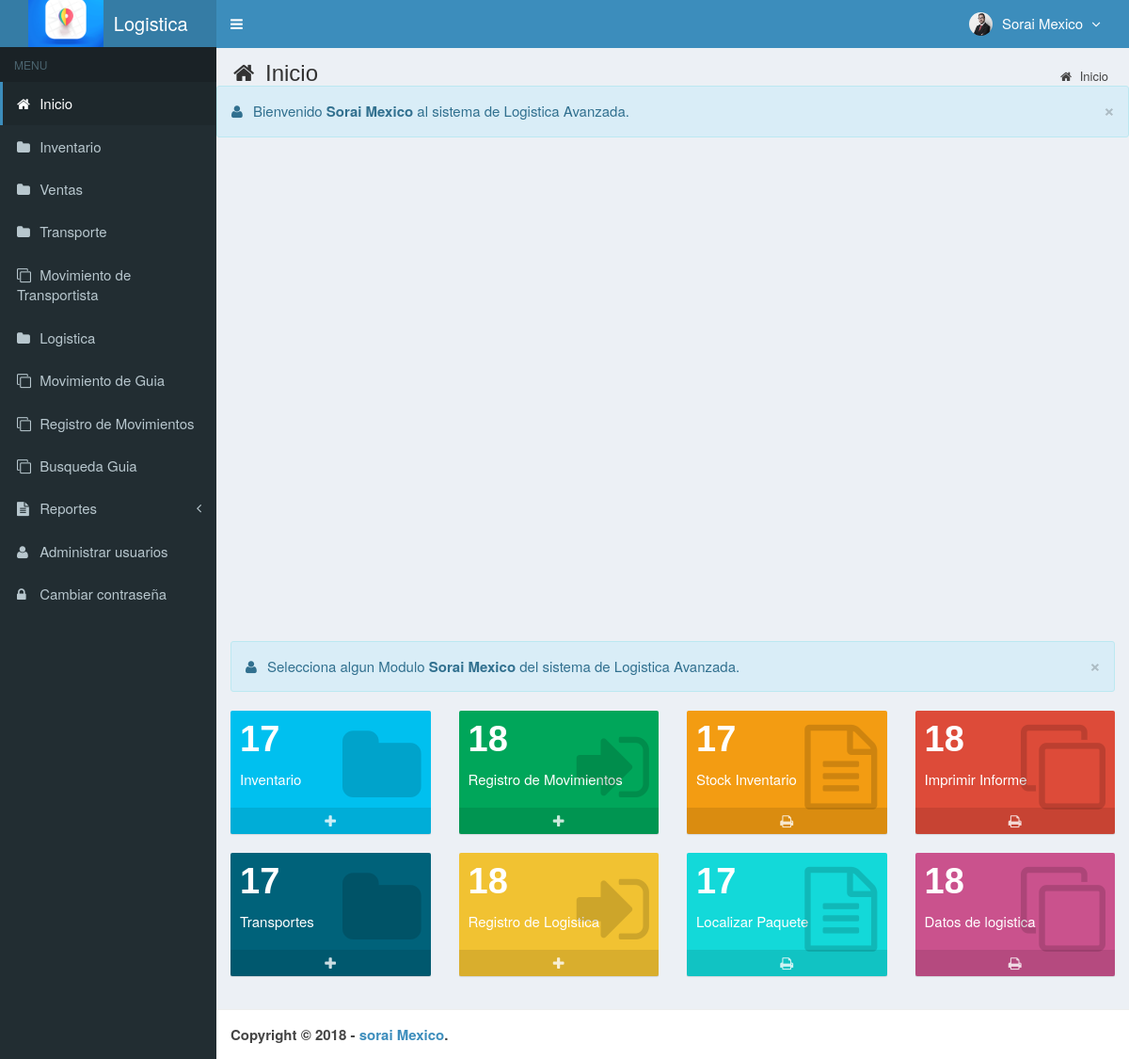
/main.php?module=start (signed in), run on the app's committed database.
### tables this page shows
CREATE TABLE `usuarios` (
  `id_user` int(3) NOT NULL,
  `username` varchar(50) NOT NULL,
  `name_user` varchar(50) NOT NULL,
  `password` varchar(50) NOT NULL,
  `email` varchar(50) DEFAULT NULL,
  `telefono` varchar(13) DEFAULT NULL,
  `foto` varchar(100) DEFAULT NULL,
  `permisos_acceso` enum('Super Admin','Gerente','Almacenista','Visitante') NOT NULL,
  `status` enum('activo','bloqueado') NOT NULL DEFAULT 'activo',
  `created_at` timestamp NOT NULL DEFAULT CURRENT_TIMESTAMP,
  `updated_at` timestamp NOT NULL DEFAULT CURRENT_TIMESTAMP ON UPDATE CURRENT_TIMESTAMP
);

### top-menu.php (the view, shortened to what this page needs)
<?php
require_once "config/database.php";
$query = mysqli_query($mysqli, "SELECT id_user, name_user, foto, permisos_acceso FROM usuarios WHERE id_user='$_SESSION[id_user]'")
                                or die('error: '.mysqli_error($mysqli));
$data = mysqli_fetch_assoc($query);
?>
<li class="dropdown user user-menu">
  <a href="#" class="dropdown-toggle" data-toggle="dropdown">
  <?php
  if ($data['foto']=="") { ?>
    <img src="images/user/user-default.png" class="user-image" alt="User Image"/>
  <?php
  }
  else { ?>
    <img src="images/user/<?php echo $data['foto']; ?>" class="user-image" alt="User Image"/>
  <?php
  }
  ?>
    <span class="hidden-xs"><?php echo $data['name_user']; ?> <i style="margin-left:5px" class="fa fa-angle-down"></i></span>
  </a>
</li>

### assets/css/style.css (style rules this page uses)
body { background-color: #fff; color: #333; font-size: 15px; line-height: 1.42857; }

### data on the page
usuarios: foto (picture), name_user "Sorai Mexico"

### other printed values
$_SESSION['name_user'] "Sorai Mexico"
$data['numero'] "17"
$data['numero'] "18"
